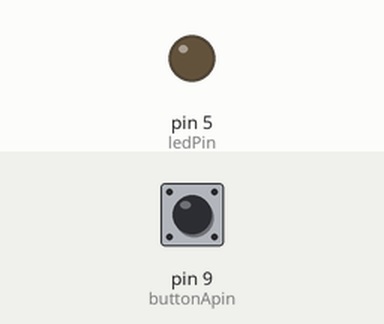
Recording of a sketch running on a simulated Arduino Uno, built with avr-gcc and run on an emulated ATmega328P. Shown: output pins drawn as LEDs (lit = HIGH). Dashed ring = blinking. Inputs (shaded band) come from the test bench; at power-on: pin 9 (buttonApin) HIGH.

Above: at 1.2 s.
1.3 s: pin 9 (buttonApin) pulled LOW for 1 s
At 1.55 s:
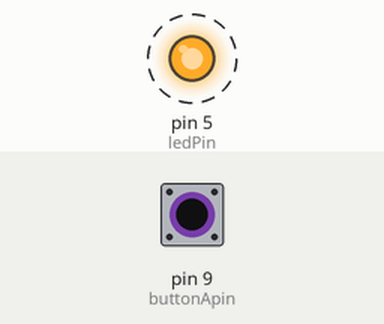
4.3 s: pin 9 (buttonApin) pulled LOW for 3.2 s
At 8.5 s:
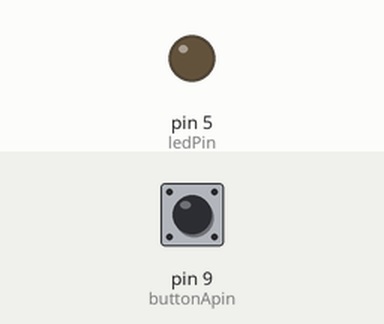
Timing chart, 0 to 10.0 s (numbered marks = the images above; inputs shaded):
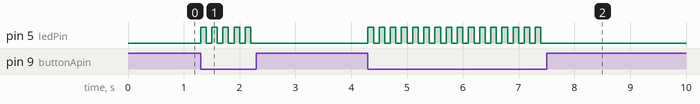

The sketch:

Input_one_button.ino
```cpp
int ledPin = 5;
int buttonApin = 9;

byte leds = 0;

int state = LOW;

void setup()
{
  pinMode(ledPin, OUTPUT);
  pinMode(buttonApin, INPUT_PULLUP);
}

void loop() {
  if (digitalRead(buttonApin) == LOW) {
    if( state == LOW) {
      state = HIGH;
    } else {
      state = LOW;
    }
  }
  digitalWrite(ledPin, state);
  delay(100);
}
```

Measured:
- after the input at 1.3 s, pin 5 (ledPin): alternates HIGH for 0.10 s and LOW for 0.10 s, 10 changes in all, then stays LOW, starting at once
- after the input at 4.3 s, pin 5 (ledPin): alternates HIGH for 0.10 s and LOW for 0.10 s, 32 changes in all, then stays LOW, starting at once
